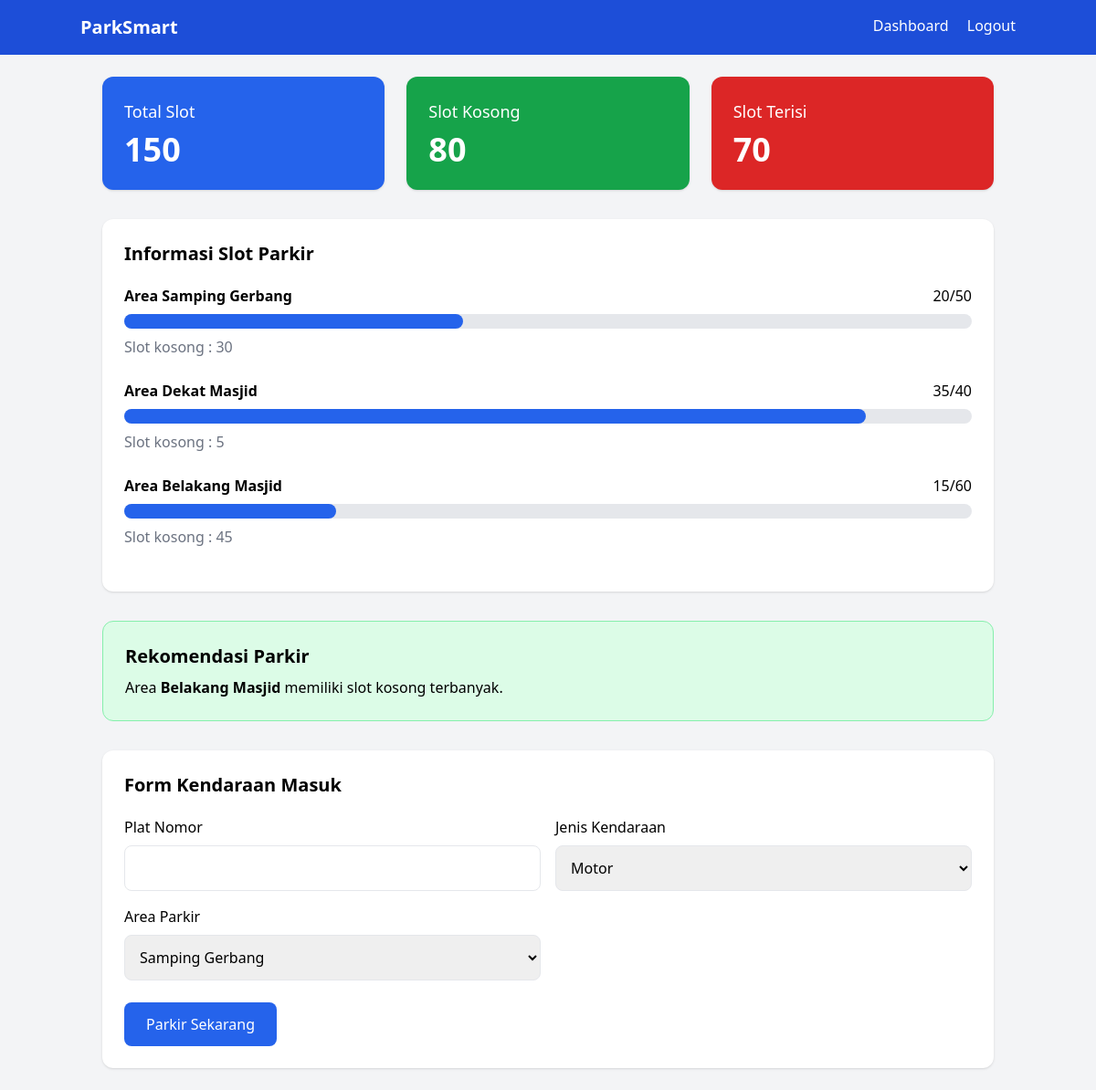
Screenshot of /dashboard (signed in) with the database file from the repository.
### tables this page shows
CREATE TABLE area_parkir(
        id INTEGER PRIMARY KEY AUTOINCREMENT,
        nama_area TEXT,
        kapasitas INTEGER,
        terisi INTEGER
    );

### app.py (the view)
@app.route("/dashboard")
def dashboard():
    if "role" not in session: return redirect("/login")
    conn = get_db()
    area = conn.execute("SELECT * FROM area_parkir").fetchall()
    total = sum(a["kapasitas"] for a in area)
    terisi = sum(a["terisi"] for a in area)
    rekomendasi = max(area, key=lambda x: x["kapasitas"] - x["terisi"])
    conn.close()
    return render_template("dashboard.html", area=area, total=total, terisi=terisi, kosong=total-terisi, rekomendasi=rekomendasi)

### app.py (called while the page is built)
def get_db():
    conn = sqlite3.connect(DATABASE)
    conn.row_factory = sqlite3.Row
    return conn

### templates/dashboard.html (shortened to what this page needs)
{% extends "layout.html" %}
{% block content %}
<div class="grid grid-cols-1 md:grid-cols-3 gap-6 mb-8">
    <div class="bg-blue-600 text-white rounded-xl p-6 shadow">
        <h3 class="text-lg">Total Slot</h3>
        <h1 class="text-4xl font-bold mt-2">
            {{ total }}
        </h1>
    </div>
    <div class="bg-green-600 text-white rounded-xl p-6 shadow">
        <h3 class="text-lg">Slot Kosong</h3>
        <h1 class="text-4xl font-bold mt-2">
            {{ kosong }}
        </h1>
    </div>
    <div class="bg-red-600 text-white rounded-xl p-6 shadow">
        <h3 class="text-lg">Slot Terisi</h3>
        <h1 class="text-4xl font-bold mt-2">
            {{ terisi }}
        </h1>
    </div>
</div>
<div class="bg-white rounded-xl shadow p-6 mb-8">
    <h2 class="text-xl font-bold mb-5">
        Informasi Slot Parkir
    </h2>
    {% for a in area %}
    <div class="mb-6">
        <div class="flex justify-between mb-2">
            <span class="font-semibold">
                Area {{ a['nama_area'] }}
            </span>
            <span>
                {{ a['terisi'] }}/{{ a['kapasitas'] }}
            </span>
        </div>
        <div class="w-full bg-gray-200 rounded-full h-4">
            <div
                class="bg-blue-600 h-4 rounded-full"
                style="width: {{ (a['terisi']/a['kapasitas'])*100 }}%">
            </div>
        </div>
        <p class="mt-2 text-gray-500">
            Slot kosong :
            {{ a['kapasitas']-a['terisi'] }}
        </p>
    </div>
    {% endfor %}
</div>
<div class="bg-green-100 border border-green-300 rounded-xl p-6 mb-8">
    <h2 class="font-bold text-xl mb-2">
        Rekomendasi Parkir
    </h2>
    <p>
        Area
        <b>
            {{ rekomendasi['nama_area'] }}
        </b>
        memiliki slot kosong terbanyak.
    </p>
</div>
<div class="bg-white rounded-xl shadow p-6">
    <h2 class="text-xl font-bold mb-5">
        Form Kendaraan Masuk
    </h2>
    <form action="/parkir/masuk" method="POST">
        <div class="grid md:grid-cols-2 gap-4">
            <div>
                <label>
                    Plat Nomor
                </label>
                <input
                    type="text"
                    name="plat"
                    required
                    class="w-full border rounded-lg p-3 mt-2">
            </div>
            <div>
                <label>
                    Jenis Kendaraan
                </label>
                <select
                    name="jenis"
                    class="w-full border rounded-lg p-3 mt-2">
                    <option>
                        Motor
                    </option>
                </select>
            </div>
            <div>
                <label>
                    Area Parkir
                </label>
                <select
                    name="area"
                    class="w-full border rounded-lg p-3 mt-2">
                    {% for a in area %}
                    <option>
                        {{ a['nama_area'] }}
                    </option>
                    {% endfor %}
                </select>
            </div>
        </div>
        <button
            class="mt-6 bg-blue-600 hover:bg-blue-700 text-white px-6 py-3 rounded-lg">
            Parkir Sekarang
        </button>
    </form>
</div>
{% endblock %}

### templates/layout.html (shortened to what this page needs)
<!DOCTYPE html>
<html lang="id">
<head>
    <script src="https://cdn.tailwindcss.com"></script>
</head>
<body class="bg-gray-100">
    <nav class="bg-blue-700 p-4 text-white">
        <div class="container mx-auto flex justify-between">
            <span class="font-bold text-xl">ParkSmart</span>
            <div>
                <a href="/dashboard" class="mr-4">Dashboard</a>
                <a href="/logout">Logout</a>
            </div>
        </div>
    </nav>
    <div class="container mx-auto p-6">
        {% block content %}{% endblock %}
    </div>
</body>
</html>

### rows the page displays
area_parkir: nama_area "Samping Gerbang", terisi "20", kapasitas "50", a['kapasitas']-a['terisi'] "30"
area_parkir: nama_area "Dekat Masjid", terisi "35", kapasitas "40", a['kapasitas']-a['terisi'] "5"
area_parkir: nama_area "Belakang Masjid", terisi "15", kapasitas "60", a['kapasitas']-a['terisi'] "45"

### other values shown
{{ total }} "150"
{{ kosong }} "80"
{{ terisi }} "70"
form field area "Samping Gerbang"
